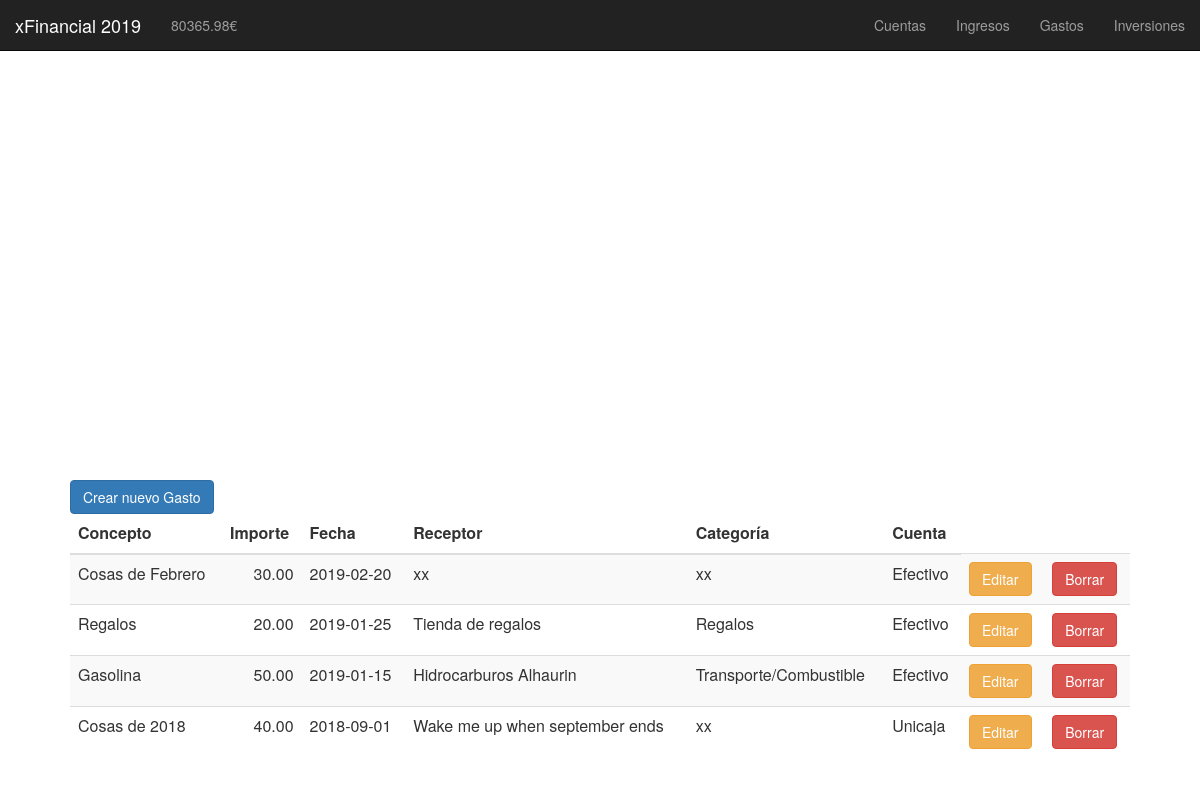
The app's page /gastos.php, older data.
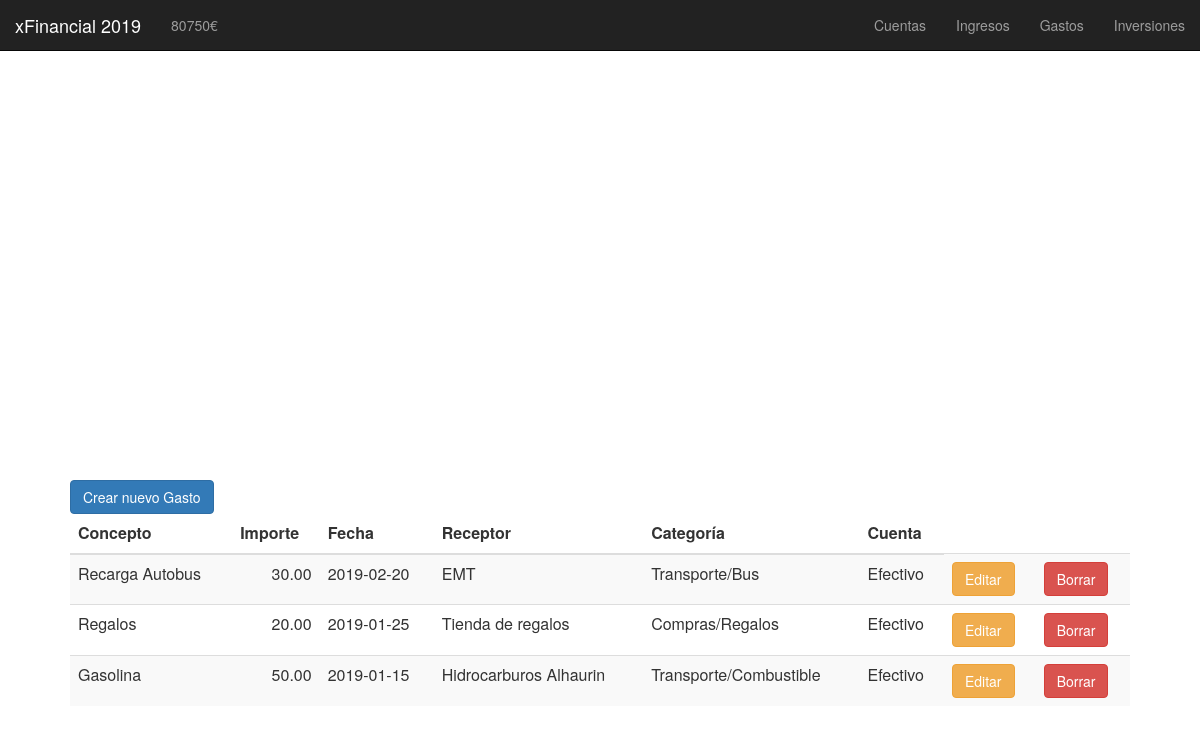
The same page, newer data.
### tables this page shows
CREATE TABLE gastos (
	id INT PRIMARY KEY AUTO_INCREMENT,
	importe DECIMAL(8,2),  
    concepto VARCHAR(50),  
    fecha DATE,  
    receptor VARCHAR(50),  
    categoria VARCHAR(50),  
    cuenta VARCHAR(50)  
);

### functions/gastos/mostrar_gastos_edit.php (the view, shortened to what this page needs)
<td>
    <button type="button" class="btn btn-warning" data-toggle="modal" data-target="#modal_editar_<?php echo $row['id'] ;?>">
    Editar
    </button>
</td>
<td>
    <button type="button" class="btn btn-danger" data-toggle="modal" data-target="#modal_borrar_<?php echo $row['id'] ;?>">
    Borrar
    </button>
</td>

### navbars.php (shortened to what this page needs)
<html>
<link rel="stylesheet" href="https://maxcdn.bootstrapcdn.com/bootstrap/3.3.7/css/bootstrap.min.css">
<link rel="stylesheet" href="css/navbars.css">
<nav class="navbar navbar-fixed-top navbar-inverse">
<div class="container-fluid">
    <div class="navbar-header">
        <a class="navbar-brand" href="index.php">xFinancial 2019</a>
    </div>
    <ul class="nav navbar-nav navbar-middle" style="text-align: center;">
        <li><a href="patrimonio.php"><?php include "functions/patrimonio/mostrar_patrimonio.php" ?></a></li>
    </ul>
    <ul class="nav navbar-nav navbar-right">
        <li><a href="cuentas.php">Cuentas</a></li>
        <li><a href="ingresos.php">Ingresos</a></li>
        <li><a href="gastos.php">Gastos</a></li>
        <li><a href="inversiones.php">Inversiones</a></li>
    </ul>
</div>
</nav>
</html>

### functions/patrimonio/mostrar_patrimonio.php (shortened to what this page needs)
<?php
$patrimonio = 0;
$res = mysql_query("SELECT * FROM cuentas")
or die(mysql_error());
while($row = mysql_fetch_array( $res )) {
    $patrimonio = $patrimonio + $row['saldo'];
}
$res2 = mysql_query("SELECT * FROM inversiones WHERE vendida = 0")
or die(mysql_error());
while($row = mysql_fetch_array( $res2 )) {
    $patrimonio = $patrimonio + $row['valor_actual'];
}
echo $patrimonio."€";
?>

### gastos.php (shortened to what this page needs)
<?php
include "navbars.php";
?>
<link href="css/gastos.css" rel="stylesheet" type="text/css"/>
<div class="mostrar_gastos_grafico"><p>
  <?php include "graphics/g_gastos_totales.php"; ?>
</p></div>
<?php include "modals/crear_gasto.php"; ?>
<div class="mostrar_cuentas"><p>
  <?php $editar=1; include "functions/gastos/mostrar_gastos.php"; ?>
</p></div>

### graphics/g_gastos_totales.php (shortened to what this page needs)
<!DOCTYPE HTML>
<html>
<head>
</head>
<body>
<div id="chartContainer" style="height: 370px; width: 100%;"></div>
</body>
</html>

### modals/crear_gasto.php (shortened to what this page needs)
<button type="button" class="btn btn-primary separar" data-toggle="modal" data-target="#modal_anadir">
  Crear nuevo Gasto
</button>

### functions/gastos/mostrar_gastos.php (shortened to what this page needs)
<table class="table table-striped">
    <thead>
    <tr>
        <th>Concepto</th>
        <th>Importe</th>
        <th>Fecha</th>
        <th>Receptor</th>
        <th>Categoría</th>
        <th>Cuenta</th>
    </tr>
    </thead>
<?php
$res = mysql_query("SELECT * FROM gastos ORDER BY fecha DESC")
or die(mysql_error());
while($row = mysql_fetch_array( $res )) {?>
    <tr>
        <td><?php echo $row['concepto'];?></td>
        <td style="text-align:right;"><?php echo $row['importe'];?></td>
        <td><?php echo $row['fecha'];?></td>
        <td><?php echo $row['receptor'];?></td>
        <td><?php echo $row['categoria'];?></td>
        <td><?php echo $row['cuenta'];?></td>
        <?php
            if ($editar == 1) {
                require "mostrar_gastos_edit.php";
            }
        ?>
    </tr>
<?php } ?>
</table>

### css/gastos.css (style rules this page uses)
body { margin-top: 100px; margin-left: 70px; margin-right: 70px; }

Row changes from the older to the newer data that the page shows:
removed gastos: concepto "Cosas de 2018", importe "40.00", fecha "2018-09-01", receptor "Wake me up when september ends", categoria "xx", cuenta "Unicaja"
changed gastos: concepto "Cosas de Febrero" → "Recarga Autobus"; receptor "xx" → "EMT"; categoria "xx" → "Transporte/Bus"
changed gastos "Regalos": categoria "Regalos" → "Compras/Regalos"
Text that changed along with them:
$patrimonio: "80365.98" → "80750"
